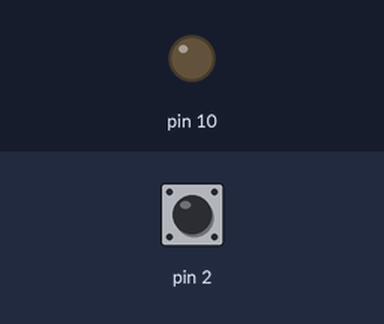
Recording of a sketch running on a simulated Arduino Uno, built with avr-gcc and run on an emulated ATmega328P. On the bench: output pins drawn as LEDs (lit = HIGH). Inputs (shaded band) come from the test bench; at power-on: pin 2 LOW.

Above: at 1.2 s.
1.3 s: pin 2 driven HIGH
At 2.5 s:
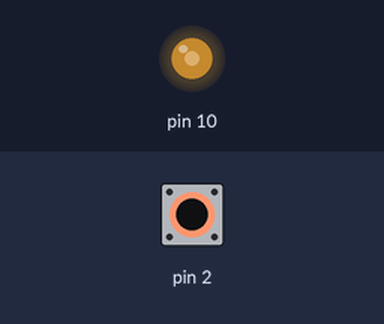
2.8 s: pin 2 pulsed LOW 2 times (0.12 s each, 0.3 s apart)
At 3.21 s:
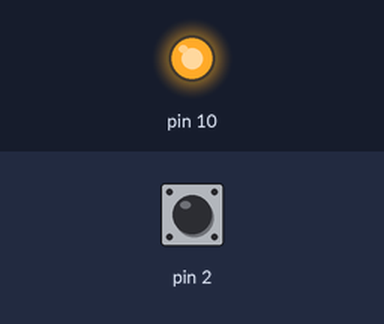
5.8 s: pin 2 driven LOW
At 6.6 s:
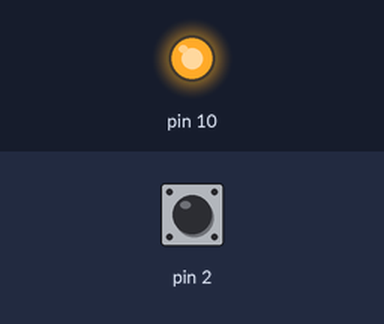
Timing chart, 0 to 8.8 s (numbered marks = the images above; inputs shaded):
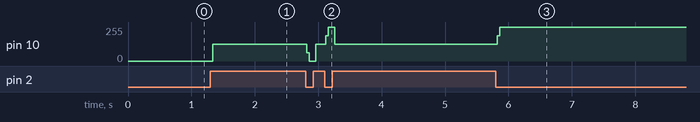

The sketch:

8.1.ino
```cpp
int state = 0;

void setup()
{
 pinMode(10,OUTPUT);
 pinMode(2,INPUT);
}

void loop()
{
  if(digitalRead(2)){
    state = !state;
  }
  if(state)
  {
  	analogWrite(10,255);
  }
  else{
    analogWrite(10,0);
  }
}
```

Measured:
- after the input at 1.3 s, pin 10: 0/255 → 127/255 at once
- after the input at 2.8 s, pin 10: 127/255 → 0/255 at once, → 127/255 0.14 s later, → 255/255 0.16 s later, → 127/255 0.14 s later
- after the input at 5.8 s, pin 10: 127/255 → 255/255 at once
